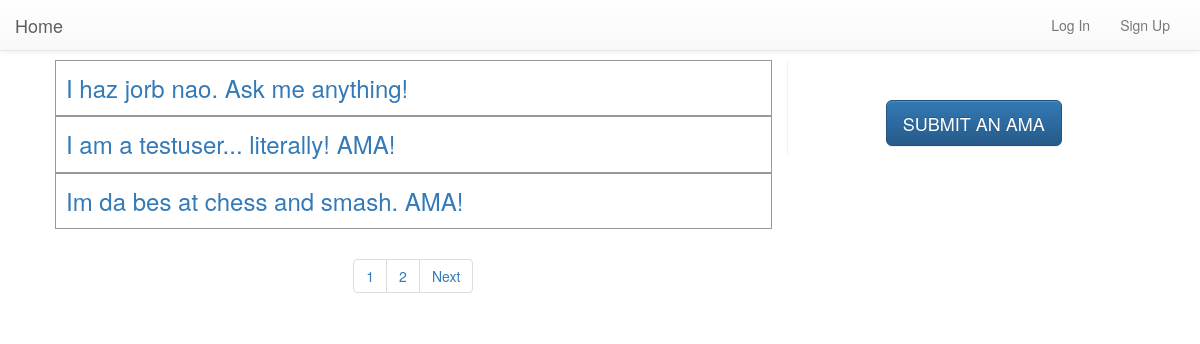
Before: / with the older database file.
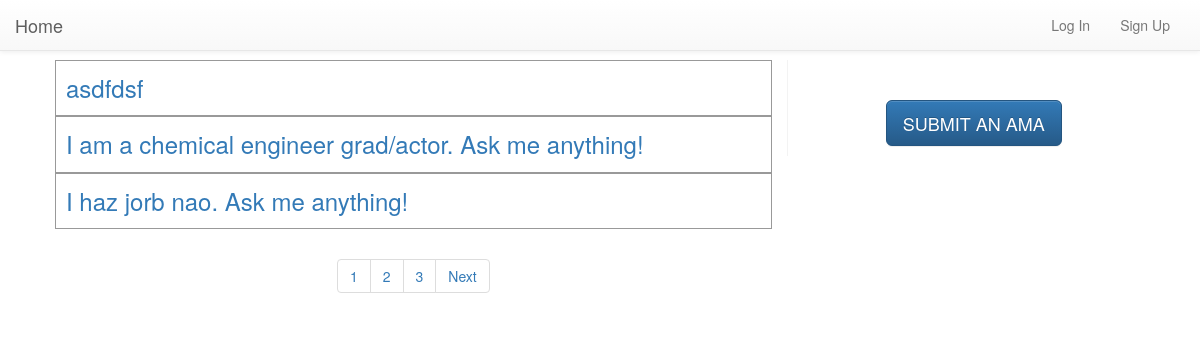
After: the same page with the newer database file.
### home/models.py (models this page shows, shortened)
class AMA(models.Model):
    author = models.ForeignKey(User)
    title = models.CharField(max_length=100)
    description_text = models.CharField(max_length=1000)
    pub_date = models.DateTimeField(default=timezone.now)

### home/views.py (the view)
# urls.py: url(r'^$', AMAListView.as_view(), name='index'),
class AMAListView(ListView):
    template_name = 'ama/index.html'
    model = AMA
    paginate_by = 3
    def get_queryset(self):
        ordered_list = AMA.objects.order_by('-pub_date')
        return ordered_list
    def get_context_data(self, **kwargs):
        context = super(AMAListView, self).get_context_data(**kwargs)
        context['range'] = range(context["paginator"].num_pages)
        return context

### home/templates/ama/index.html (shortened to what this page needs)
{% extends "base.html" %}
{% block content %}
<div class="row">
  <div class="col-xs-8">
    {% if ama_list %}
    <ul class="ama-list">
      {% for ama in ama_list %}
      <li class="ama-list-item"><a class="ama-link" href="{% url 'ama_detail' ama.id %}">{{ ama.title }}</a></li>
      {% endfor %}
    </ul>
    {% else %}
    <p>No polls are available.</p>
    {% endif %}
    {% if is_paginated %}
    <div class="center-align">
      <ul class="pagination">
        {% for i in range %}
        <li>
          <a href="{% url 'index' %}?page={{ forloop.counter }}">{{ forloop.counter }}</a>
        </li>
        {% endfor %}
        {% if page_obj.has_next %}
        <li class="waves-effect">
          <a href="{% url 'index' %}?page={{ page_obj.next_page_number }}">Next</a>
        </li>
        {% endif %}
      </ul>
    </div>
    {% endif %}
  </div>
  <div class="right-side col-xs-4">
    <h5>
      <a href="{% url 'createama' %}" class="btn btn-primary btn-lg">
        SUBMIT AN AMA
      </a>
    </h5>
  </div>
</div>
{% endblock %}

### home/templates/base.html (shortened to what this page needs)
<!DOCTYPE html>
<html>
{% load staticfiles %}
  <head>
    <link rel="stylesheet" href="https://maxcdn.bootstrapcdn.com/bootstrap/3.3.6/css/bootstrap.min.css">
    <link rel="stylesheet" href="https://maxcdn.bootstrapcdn.com/bootstrap/3.3.6/css/bootstrap-theme.min.css">
    <link rel="stylesheet" type="text/css" href="{% static 'css/style.css' %}">
  </head>
  <body>
    <nav class="navbar navbar-default navbar-fixed-top">
      <div class="container-fluid">
        <div class="navbar-header">
          <a class="navbar-brand" href="{% url 'index' %}">Home</a>
        </div>
        <div class="collapse navbar-collapse" id="collapse-menu">
          <ul class="nav navbar-nav pull-right">
            <li><a href="{% url 'index' %}">{{ user.username }}</a></li>
            {% if user.is_authenticated %}
            <li><a href="{% url 'logout'%}">Log Out</a></li>
            {% else %}
            <li><a href="{% url 'login' %}">Log In</a></li>
            <li><a href="{% url 'signup' %}">Sign Up</a></li>
            {% endif %}
          </ul>
        </div>
      </div>
    </nav>
    <div class="container-fluid" id="content">
      {% block content %}{% endblock %}
    </div>
  </body>
</html>

### home/static/css/style.css (style rules this page uses)
body { padding: 40px; padding-top: 60px; }
li { list-style: none; }
.ama-link { display: block; border: thin solid #999999; padding: 10px; }
.ama-list { display: block; padding: 0px; }
.ama-list-item { display: inline-block; width: 100%; font-size: 24px; }
.center-align { text-align: center; }
.pagination { text-align:center }
.right-side { text-align: center; border-left: thin solid #f3f3f3; padding-top: 30px; }

Changed rows visible on the page:
no longer on this page (row unchanged): AMA: title "I am a testuser... literally! AMA!"
no longer on this page (row unchanged): AMA: title "Im da bes at chess and smash. AMA!"
added AMA: title "asdfdsf"
added AMA: title "I am a chemical engineer grad/actor. Ask me anything!"
Other visible differences:
new list line: "3"
